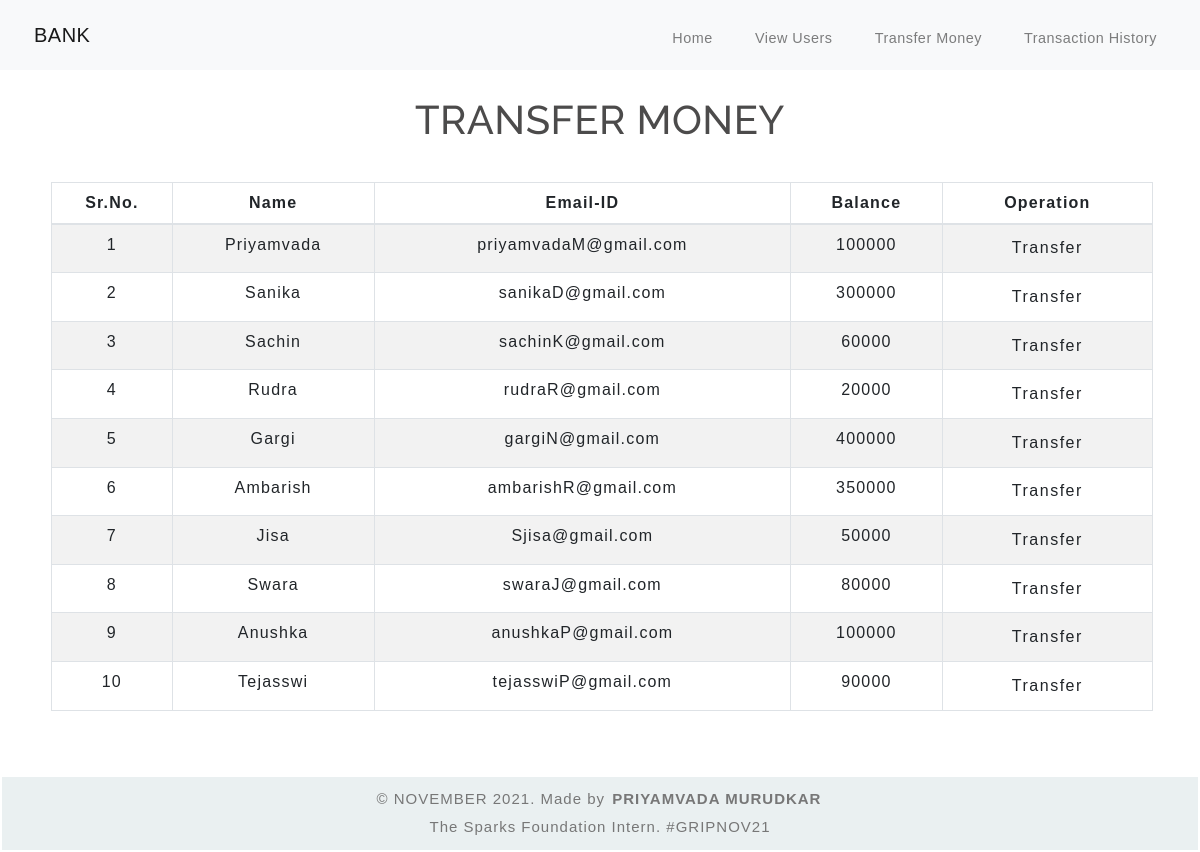
The app's page /transfermoney.php with its own data.
### tables this page shows
CREATE TABLE `users` (
  `id` int(3) NOT NULL,
  `name` text NOT NULL,
  `emailID` varchar(30) NOT NULL,
  `balance` int(8) NOT NULL
);

### transfermoney.php (the view, shortened to what this page needs)
<!DOCTYPE html>
<html lang="en">
<head>
    <link rel="stylesheet" href="https://stackpath.bootstrapcdn.com/bootstrap/4.5.2/css/bootstrap.min.css">
    <link rel="stylesheet" type="text/css" href="css/style.css">
    <link rel="stylesheet" type="text/css" href="css/navbar.css">
    <link rel="stylesheet" href="https://maxcdn.bootstrapcdn.com/bootstrap/4.0.0/css/bootstrap.min.css">
    <link rel="stylesheet" type="text/css" href="css/table.css">
    <link rel="stylesheet" type="text/css" href="css/navbar.css">
</head>
<body>
<?php
    include 'config.php';
    $sql = "SELECT * FROM users";
    $result = mysqli_query($conn,$sql);
?>
      <nav class="navbar navbar-expand-md navbar-light bg-light">
      <a class="navbar-brand" href="index.php"> BANK</a>
      <div class="collapse navbar-collapse" id="collapsibleNavbar">
            <ul class="navbar-nav ml-auto">
              <li class="nav-item">
                <a class="nav-link" href="index.php">Home</a>
              </li><li class="nav-item">
                <a class="nav-link" href="customers.php">View Users</a>
              </li>
              <li class="nav-item">
                <a class="nav-link" href="transfermoney.php">Transfer Money</a>
              </li>
              <li class="nav-item">
                <a class="nav-link" href="transactionhistory.php">Transaction History</a>
              </li>
          </ul>
          </div>
      </nav>
<div class="container">
        <h2 class="text-center pt-4">TRANSFER MONEY</h2>
        <br>
            <div class="row">
                <div class="col">
                    <div class="table-responsive-sm">
                    <table class="table table-hover table-sm table-striped table-condensed table-bordered">
                        <thead>
                            <tr>
                            <th scope="col" class="text-center py-2">Sr.No.</th>
                            <th scope="col" class="text-center py-2">Name</th>
                            <th scope="col" class="text-center py-2">Email-ID</th>
                            <th scope="col" class="text-center py-2">Balance</th>
                            <th scope="col" class="text-center py-2">Operation</th>
                            </tr>
                        </thead>
                        <tbody>
                <?php
                    while($rows=mysqli_fetch_assoc($result)){
                ?>
                    <tr>
                        <td class="py-2"><?php echo $rows['id'] ?></td>
                        <td class="py-2"><?php echo $rows['name']?></td>
                        <td class="py-2"><?php echo $rows['emailID']?></td>
                        <td class="py-2"><?php echo $rows['balance']?></td>
                        <td><a href="selecteduserdetail.php?id= <?php echo $rows['id'] ;?>"> <button type="button" class="btn">Transfer</button></a></td>
                    </tr>
                <?php
                    }
                ?>
                        </tbody>
                    </table>
                    </div>
                </div>
            </div>
         </div>
        <footer class="text-center mt-5 py-2">
         <p>&copy NOVEMBER 2021. Made by <b>PRIYAMVADA MURUDKAR</b> <br> The Sparks Foundation Intern. #GRIPNOV21</p>
        </footer>
</body>
</html>

### css/style.css (style rules this page uses)
* { padding: 0; margin: 0; box-sizing: border-box; font-family: sans-serif; }
button { border:none; border-radius: 8px; padding: 10px; background:#7B8788; color:white; letter-spacing: 1.5px; font-size: 15px; transition: 0.5s; }
html, body { margin: 0; font-size: 100%; background: #fff; scroll-behavior: smooth; font-family: 'Catamaran', sans-serif; }
body a { text-decoration: none; transition: 0.5s all; -webkit-transition: 0.5s all; -moz-transition: 0.5s all; -o-transition: 0.5s all; -ms-transition: 0.5s all; }
h1, h2, h3, h4, h5, h6 { margin: 0; letter-spacing: 1px; font-weight: 600; font-family: 'Catamaran', sans-serif; }
p { font-size: 0.9em; color: #777; line-height: 1.9em; letter-spacing: 1px; }
ul { margin: 0; padding: 0; }
nav { margin: 0; padding: 0; }
nav:after { content: ""; display: table; clear: both; }
nav ul { float: right; padding: 0; margin: 0; list-style: none; position: relative; margin-top: 0.5em; }
nav ul li { display: inline-block; float: left; }
nav a { font-weight: 400; color: #555; letter-spacing: 2px; font-size: 0.9em; position: relative; padding: 0.5rem; margin: 0px 1.1em; }
li > a:only-child:after { content: ''; }
@media screen and (max-width: 1280px) { nav a { letter-spacing: 1px; font-size: 0.9em; padding: 0.5rem; margin: 0px 0.5em; } }
footer { color:#586776; background-color:#EAF0F1; letter-spacing: 0.5px; }
footer p { margin: 0; font-size: 15px; }

### css/navbar.css (style rules this page uses)
.nav-link { margin-right: 15px; color:#2F363F; letter-spacing: 0.5px; transition: 0.5s; }
.navbar-brand { color: #4C4B4B; letter-spacing: 0.5px; }
h2 { color: #4C4B4B; letter-spacing: 0.5px; font-family: raleway; }

### css/table.css (style rules this page uses)
* { padding: 0; margin: 2px ; box-sizing: border-box; font-family: sans-serif; }
h2 { font-size: 40px; }
table { letter-spacing: 1.2px; }
td { text-align: center; }
button { border:none; background: #d9d9d9; transition: 1s; }

### transfermoney.php (style rules this page uses)
button { transition: 1.5s; }

### records on screen
users: id "1", name "Priyamvada", emailID "priyamvadaM@gmail.com", balance "100000"
users: id "2", name "Sanika", emailID "sanikaD@gmail.com", balance "300000"
users: id "3", name "Sachin", emailID "sachinK@gmail.com", balance "60000"
users: id "4", name "Rudra", emailID "rudraR@gmail.com", balance "20000"
users: id "5", name "Gargi", emailID "gargiN@gmail.com", balance "400000"
users: id "6", name "Ambarish", emailID "ambarishR@gmail.com", balance "350000"
users: id "7", name "Jisa", emailID "Sjisa@gmail.com", balance "50000"
users: id "8", name "Swara", emailID "swaraJ@gmail.com", balance "80000"
users: id "9", name "Anushka", emailID "anushkaP@gmail.com", balance "100000"
users: id "10", name "Tejasswi", emailID "tejasswiP@gmail.com", balance "90000"
